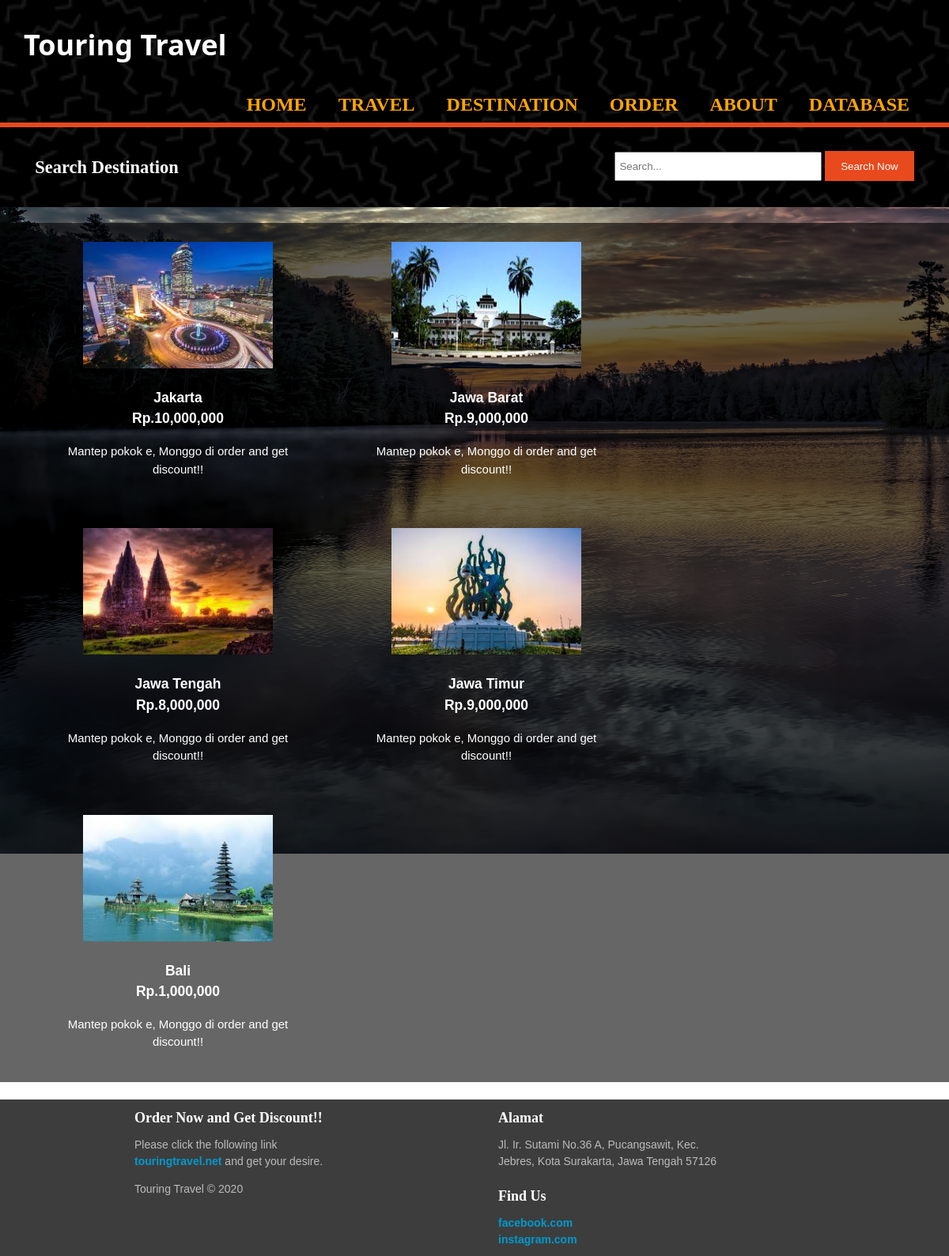
Page /destination.php on the committed database.
### tables this page shows
CREATE TABLE `daftar_destinasi` (
  `destinasi` varchar(100) NOT NULL,
  `no_destinasi` varchar(11) NOT NULL,
  `harga_destinasi` varchar(100) NOT NULL,
  `gambar` varchar(100) NOT NULL,
  `deskripsi` varchar(10000) NOT NULL
);

### destination.php (the view, shortened to what this page needs)
<?php
require('database.php');
extract($_POST);
$sql = "SELECT * FROM daftar_destinasi";
$result = mysqli_query($conn,$sql);
?>
<!DOCTYPE html>
<html lang="en">
<head>
    <link rel="stylesheet" href="style.css">
</head>
<body>
    <header>
        <div class="container">
            <div id="branding">
                <h1>Touring Travel</h1>
            </div>
            <nav>
                <ul>
                    <li><a href="index.php">Home</a></li>
                    <li><a href="travel.php">Travel</a></li>
                    <li><a href="#">Destination</a></li>
                    <li><a href="order.php">Order</a></li>
                    <li><a href="about.php">About</a></li>
					<li><a href="hasil.php">Database</a></li>
                </ul>
            </nav>
        </div>
    </header>
    <section id="newsletter">
		<div class="container">
			<h1>Search Destination</h1>
			<form>
				<input type="input" placeholder="Search...">
				<button type="submit" class="button_1">Search Now</button>
			</form>
		</div>
    </section>
	<div id="wrapper">
		<section id="boxes">
			<div class="container">
			<?php while($row=mysqli_fetch_array($result)) :?>
				<div class="box">
					<a href="order.php"><img src="uploads/<?= $row['gambar'] ?>"></a>
					<h3><?= $row['destinasi'] ?><br/>
					<?="Rp.".number_format($row['harga_destinasi'])?></h3>
					<p><?= $row['deskripsi'] ?></p>
				</div>
			<?php endwhile; ?>
			</div>
        </section>
	<div>
    <br>
    <footer>
		<div id="column">
			<h2>Order Now and Get Discount!!</h2>
			Please click the following link <a href="#">touringtravel.net</a> and get your desire.<br />
			<p>Touring Travel &copy; 2020</p>
		</div>
		<div id="column">
			<h2>Alamat</h2>
			Jl. Ir. Sutami No.36 A, Pucangsawit, Kec. Jebres, Kota Surakarta, Jawa Tengah 57126
		</div>
		<div id="column">
			<h2>Find Us</h2>
            <a href="#">facebook.com</a><br>
            <a href="#">instagram.com</a>
		</div>
	</footer>
</body>
</html>

### style.css (style rules this page uses)
body { font: 15px/1.5 Arial, Helvetica, sans-serif; padding: 0; margin: 0; background-image: url("img/bg2.jpg"); background-size: auto; background-attachment: fixed; background-repeat: no-repeat; overflow-x: hidden; }
.container { width: 95%; margin: auto; overflow: hidden; }
header { background-image: url("img/head.png"); background-size: cover; background-position: center; color: #ffffff; padding-top: 30px; min-height: 70px; border-bottom: #e8491d 3px solid; }
header a { font-family: Shlop; color: orange; text-decoration: none; text-transform: uppercase; font-size: 24px; font-weight: bold; margin-bottom: 2px; }
header li { float: left; display: inline; padding: 5px 20px 5px 20px; }
header #branding { float:left; }
header #branding h1 { margin: 0; }
header nav { float:right; margin-top: 10px; }
header h1 { font-family: 'Segoe UI', Tahoma, Geneva, Verdana, sans-serif; font-size: 36px; color:white; font-weight: bold; }
#newsletter { font-family: Pieces; padding: 15px; color: White; background-image: url("img/head.png"); background-size: cover; background-position: center; border-top: #e8491d 3px solid; }
#newsletter h1 { float: left; }
#newsletter form { float: right; margin-top:15px; }
#newsletter input[type="input"] { padding: 4px; height: 25px; width: 250px; }
.button_1 { height: 38px; background: #e8491d; border: 0; padding-left: 20px; padding-right: 20px; color: #ffffff; }
#boxes { margin-top:20px; background-color: rgba(0, 0, 0, 0.6); color: white; }
#boxes .box { float: left; text-align: center; width: 30%; margin: 12px; padding: 12px; }
#boxes .box img { width: 240px; height: 160px; }
footer #column { width: 300px; padding: 10px; margin-left: 140px; }
footer { float: left; background:#000000c2; width:100%; color:#BBBBBB; }
footer #column { width:280px; padding-left: 30px; float:left; font-size: 14px; }
footer #column h2 { margin:0px; margin-bottom: 10px; font-family: Cuprum; font-size: 18px; color: #FFFFFF; font-weight: bold; }
footer #column a { font-weight:bold; color:#0099CC; text-decoration: none; }

### rows in the picture
daftar_destinasi: gambar (picture), destinasi "Jakarta", harga_destinasi "10,000,000", deskripsi "Mantep pokok e, Monggo di order and get discount!!"
daftar_destinasi: gambar (picture), destinasi "Jawa Barat", harga_destinasi "9,000,000", deskripsi "Mantep pokok e, Monggo di order and get discount!!"
daftar_destinasi: gambar (picture), destinasi "Jawa Tengah", harga_destinasi "8,000,000", deskripsi "Mantep pokok e, Monggo di order and get discount!!"
daftar_destinasi: gambar (picture), destinasi "Jawa Timur", harga_destinasi "9,000,000", deskripsi "Mantep pokok e, Monggo di order and get discount!!"
daftar_destinasi: gambar (picture), destinasi "Bali", harga_destinasi "1,000,000", deskripsi "Mantep pokok e, Monggo di order and get discount!!"
